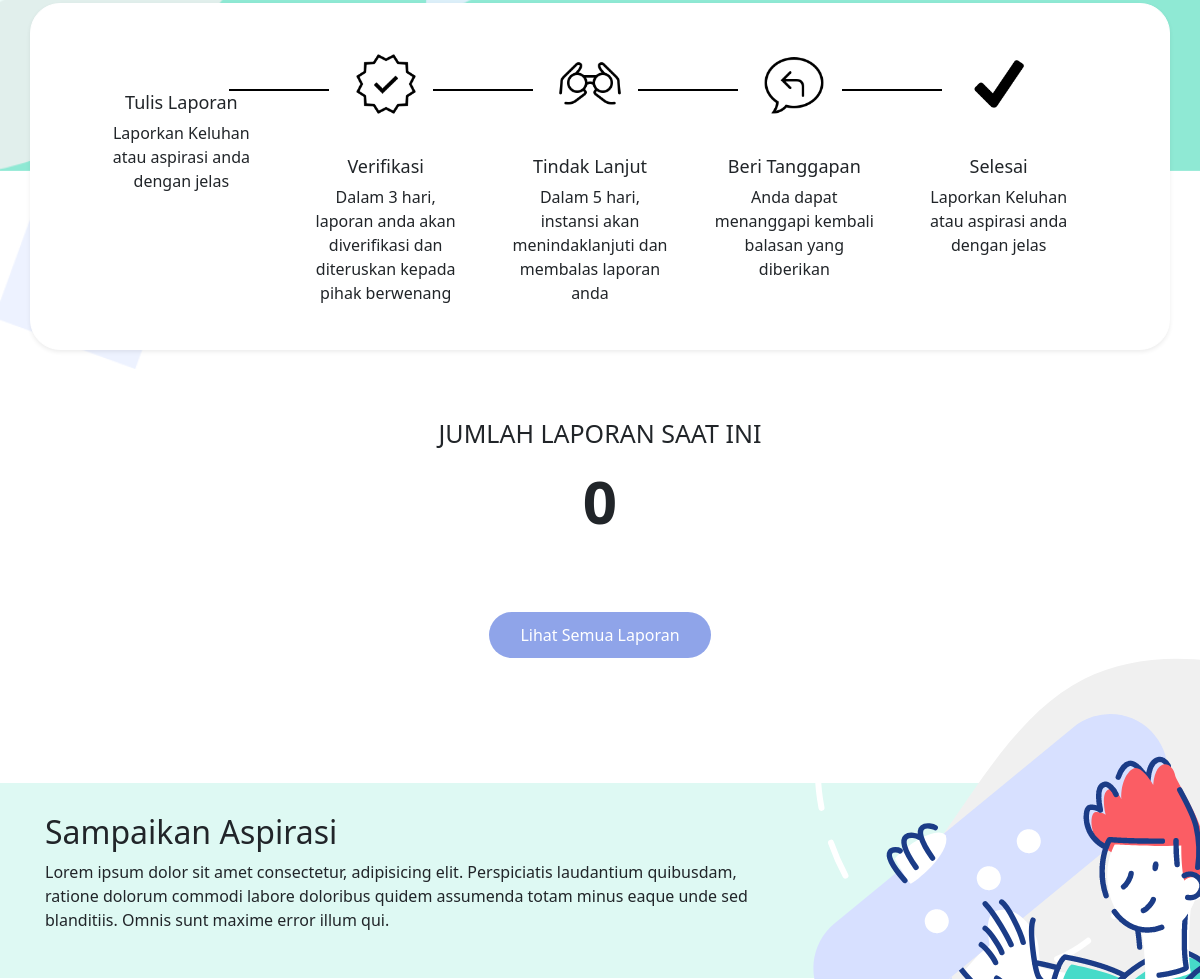
Before: / (middle part) with the older database file.
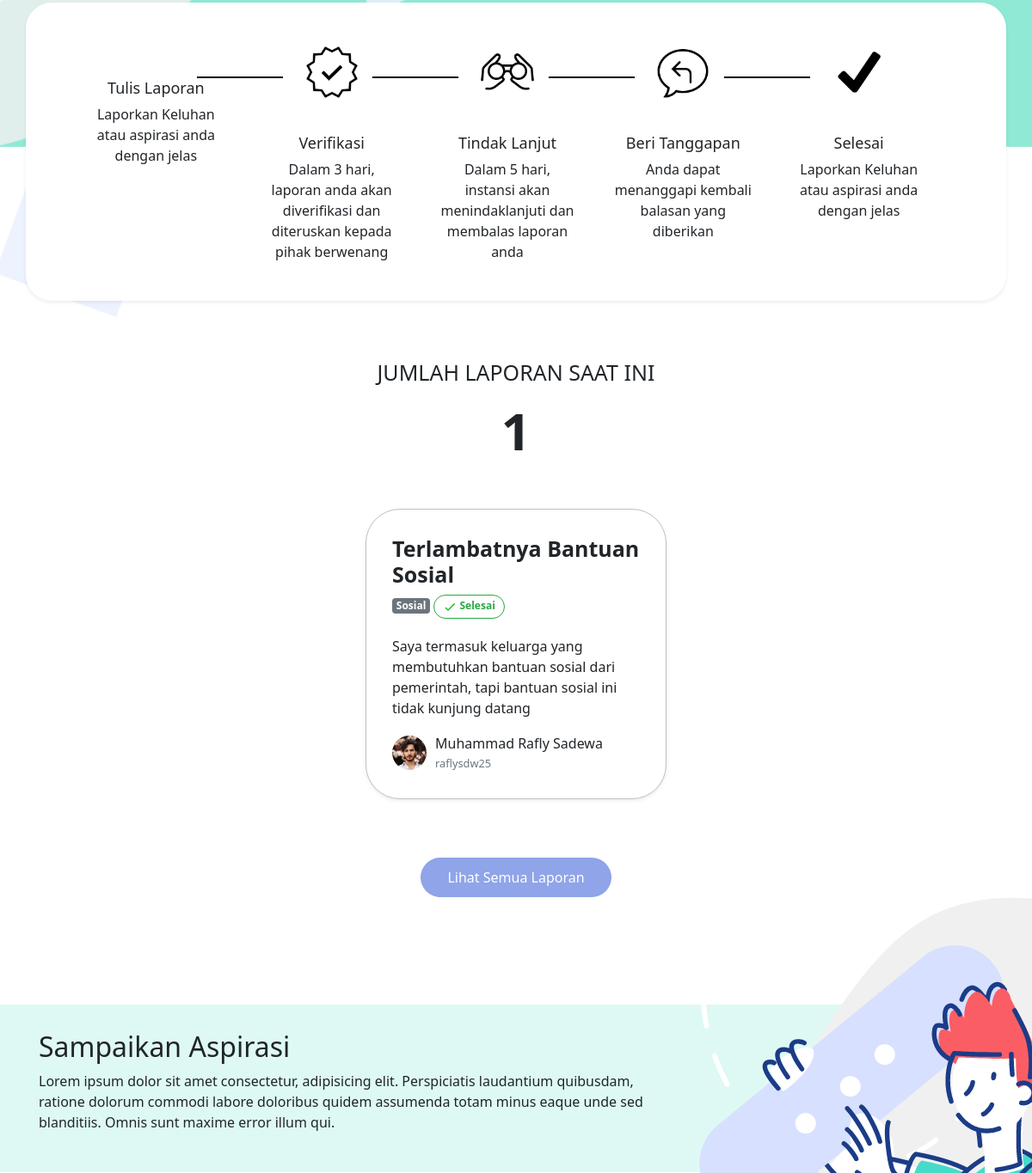
After: the same page with the newer database file.
### tables this page shows
CREATE TABLE `pengaduan` (
  `pg_id` int(11) NOT NULL,
  `up_id` int(11) NOT NULL,
  `judul` varchar(255) NOT NULL,
  `kategori` varchar(255) NOT NULL,
  `status` enum('Verifikasi','Tindak Lanjut','Selesai') NOT NULL DEFAULT 'Verifikasi',
  `jenis` enum('Pengaduan','Aspirasi','','') NOT NULL,
  `deskripsi` text NOT NULL DEFAULT '',
  `instansi` varchar(255) NOT NULL,
  `tgl_kejadian` datetime DEFAULT NULL,
  `created_at` datetime NOT NULL DEFAULT current_timestamp()
);

CREATE TABLE `user_profile` (
  `up_id` int(11) NOT NULL,
  `nama` varchar(255) NOT NULL,
  `alamat` varchar(255) NOT NULL,
  `telephone` varchar(255) NOT NULL,
  `email` varchar(255) NOT NULL,
  `username` varchar(255) NOT NULL,
  `password` varchar(255) NOT NULL,
  `created_at` datetime NOT NULL DEFAULT current_timestamp(),
  `updated_at` datetime DEFAULT NULL
);

### assets/database/functions.php (called while the page is built, shortened)
<?php
    $conn = mysqli_connect('localhost', 'root', '', 'sister_pengaduan');
    function query($query){
        global $conn;
        $rows = [];
        $result = mysqli_query($conn,$query);
        while ($row = mysqli_fetch_assoc($result)) {
            $rows[] = $row;
        }
        return $rows;
    }

### index.php (the view, shortened to what this page needs)
<?php
    require 'assets/database/functions.php';
    $reports = query("SELECT p.*, up.nama, up.username FROM pengaduan p JOIN user_profile up ON (p.up_id = up.up_id) LIMIT 3");
    $count_data = count($reports);
    include('layouts/head.php');
?>
<body>
    <header id="header" class="text-center">
    </header>
    <main>
        <div class="container">
            <section class="section-steps row justify-content-center shadow-sm p-3 mb-5 bg-white">
                <div class="col-3 col-md-2 steps-item">
                    <h2>Tulis Laporan</h2>
                    <p>
                        Laporkan Keluhan atau aspirasi anda dengan jelas
                    </p>
                </div>
                <div class="col-3 col-md-2 steps-item">
                    <img src="assets/img/verif.png" alt="">
                    <h2>Verifikasi</h2>
                    <p>
                        Dalam 3 hari, laporan anda akan diverifikasi dan diteruskan kepada pihak berwenang
                    </p>
                </div>
                <div class="col-3 col-md-2 steps-item">
                    <img src="assets/img/followup.png" alt="">
                    <h2>Tindak Lanjut</h2>
                    <p>
                        Dalam 5 hari, instansi akan menindaklanjuti dan membalas laporan anda
                    </p>
                </div>
                <div class="col-3 col-md-2 steps-item">
                    <img src="assets/img/response.png" alt="">
                    <h2>Beri Tanggapan</h2>
                    <p>
                       Anda dapat menanggapi kembali balasan yang diberikan
                    </p>
                </div>
                <div class="col-3 col-md-2 steps-item">
                    <img src="assets/img/done.png" alt="">
                    <h2>Selesai</h2>
                    <p>
                        Laporkan Keluhan atau aspirasi anda dengan jelas
                    </p>
                </div>
            </section>
       </div>
       <section class="section-laporan">
           <div class="container">
               <div class="row">
                   <div class="col text-center laporan-heading">
                       <h2>JUMLAH LAPORAN SAAT INI</h2>
                       <p><?= $count_data?></p>
                   </div>
               </div>
           </div>
       </section>
       <section class="section-laporan-content">
            <div class="container">
                <div class="section-aduan row justify-content-center">
                    <?php foreach($reports as $report):
                        if($report["status"] == "Selesai"){
                            $badge = 'done';
                            $image = 'selesai.png';
                        }else if($report["status"] == "Tindak Lanjut"){
                            $badge = 'action';
                            $image = 'followup-orange.png';
                        }else if($report["status"] == "Verifikasi"){
                            $badge = 'verify';
                            $image = 'verif-red.png';
                        }
                        ?>
                    <div class="col-sm col-md-4 col-lg-4">
                        <div class="card-aduan d-flex flex-column shadow-sm mb-5">
                            <div class="aduan-judul">
                                <h3><?= $report["judul"]?></h3>
                                <small class="badge bg-secondary text-white"><?= $report["kategori"]?></small>
                                <small class="badge <?= $badge?>">
                                   <img src="assets/img/<?= $image ?>" alt="">
                                   <?= $report["status"]?>
                                </small>
                            </div>
                            <div class="aduan-isi">
                                <?= $report["deskripsi"]?>
                            </div>
                            <div class="aduan-pelapor">
                                <img src="assets/img/members-1.jpg" alt="" class="pelapor-image">
                                <div class="description">
                                    <h3><?= $report["nama"]?></h3>
                                    <small class="text-muted"><?= $report["username"]?></small>
                                </div>
                            </div>
                        </div>
                    </div>
                    <?php endforeach; ?>
                </div>
                <div class="row justify-content-center">
                    <a href="#" class="btn btn-cta">Lihat Semua Laporan</a>
                </div>
            </div>
        </section>
       <section class="section-aspirasi">
            <div class="message-aspirasi row">
                <div class="container">
                    <div class="col-lg-8">
                    <h2>Sampaikan Aspirasi</h2>
                    <p>Lorem ipsum dolor sit amet consectetur, adipisicing elit. Perspiciatis laudantium quibusdam, ratione dolorum commodi labore doloribus quidem assumenda totam minus eaque unde sed blanditiis. Omnis sunt maxime error illum qui.</p>
                    </div>
                </div>
            </div>
        </section>
    </main>
</body>
</html>

### layouts/head.php (shortened to what this page needs)
<!DOCTYPE html>
<html lang="en">
<head>
    <link rel="stylesheet" href="assets/css/bootstrap.min.css">
    <link rel="stylesheet" href="assets/css/style.css">
    <link rel="stylesheet" href="assets/fontawesome/css/all.min.css">
</head>

### assets/css/style.css (style rules this page uses)
* { font-family: 'Segoe UI', Tahoma, Geneva, Verdana, sans-serif; }
body { margin: 0; padding: 0; }
header { padding-top: 80px; min-height: 985px; background-image: url('../img/background2.png'); background-size: cover; background-repeat: no-repeat; }
.btn { border-radius: 100px; padding: 10px 30px; margin-top: 20px; }
.btn-cta { background-color: #8FA4E9; color: #fff; }
.section-steps { margin-top: -33%; margin-bottom: 50px; text-align: center; background-color: #fff; border: 1px solid #fff; border-radius: 30px; position: relative; }
.section-steps .steps-item { background-color: #fff; padding: 12px; margin-right: 20px; }
.section-steps img { margin: 20px; width: 64px; }
.section-steps h2 { margin-top: 20px; font-size: 18px; }
.done { background-color: #fff; border: 1px solid #28a745; color: #28a745; border-radius: 20px; padding: 5px 10px; }
.badge img { height: 16px; }
.section-laporan .laporan-heading { margin-top: 20px; margin-bottom: 30px; }
.section-laporan .laporan-heading h2 { font-size: 25px; }
.section-laporan .laporan-heading p { font-size: 60px; font-weight: bold; }
.section-laporan-content .section-aduan .card-aduan { min-height: 300px; background-color: #fff; background-size: cover; padding: 30px; border-radius: 40px; border: 1px solid #c0c0c0; margin-bottom: 50px; }
.section-laporan-content .section-aduan .aduan-judul h3 { font-size: 25px; font-weight: bold; }
.section-laporan-content .section-aduan .aduan-isi { margin-top: 20px; margin-bottom: 20px; font-size: 16px; font-weight: lighter; }
.section-laporan-content .section-aduan .aduan-pelapor .pelapor-image { float: left; }
.section-laporan-content .section-aduan .aduan-pelapor h3 { font-size: 16px; margin-bottom: 0; }
.section-laporan-content .section-aduan .aduan-pelapor .description { float: left; margin-left: 10px; overflow: hidden; }
.section-aspirasi { position: relative; width: 100%; height: 500px; padding: 125px 0; }
.section-aspirasi .message-aspirasi:before { content: ''; position: absolute; background-image: url('../img/illustration2.png'); bottom: 0; background-repeat: no-repeat; right: 0px; width: 390px; height: 100%; }
.section-aspirasi .message-aspirasi { background-color: #DEF9F3; width: 100%; padding: 30px; }
@media only screen and (min-width: 992px) { .section-steps .steps-item:nth-child(2)::before { content: ""; display: block; width: 100px; left: -35%; top: 22%; height: 2px; background: #000; position: absolute; } }
@media only screen and (min-width: 992px) { .section-steps .steps-item:nth-child(3)::before { content: ""; display: block; width: 100px; left: -35%; top: 22%; height: 2px; background: #000; position: absolute; } }
@media only screen and (min-width: 992px) { .section-steps .steps-item:nth-child(4)::before { content: ""; display: block; width: 100px; left: -35%; top: 22%; height: 2px; background: #000; position: absolute; } }
@media only screen and (min-width: 992px) { .section-steps .steps-item:nth-child(5)::before { content: ""; display: block; width: 100px; left: -35%; top: 22%; height: 2px; background: #000; position: absolute; } }

Changed rows visible on the page:
added pengaduan: judul "Terlambatnya Bantuan Sosial", kategori "Sosial", status "Selesai", deskripsi "Saya termasuk keluarga yang membutuhkan bantuan sosial dari pemerintah, tapi bantuan sosial ini tidak kunjung datang", up.nama "Muhammad Rafly Sadewa", up.username "raflysdw25"
Other visible differences:
$count_data: "0" → "1"
